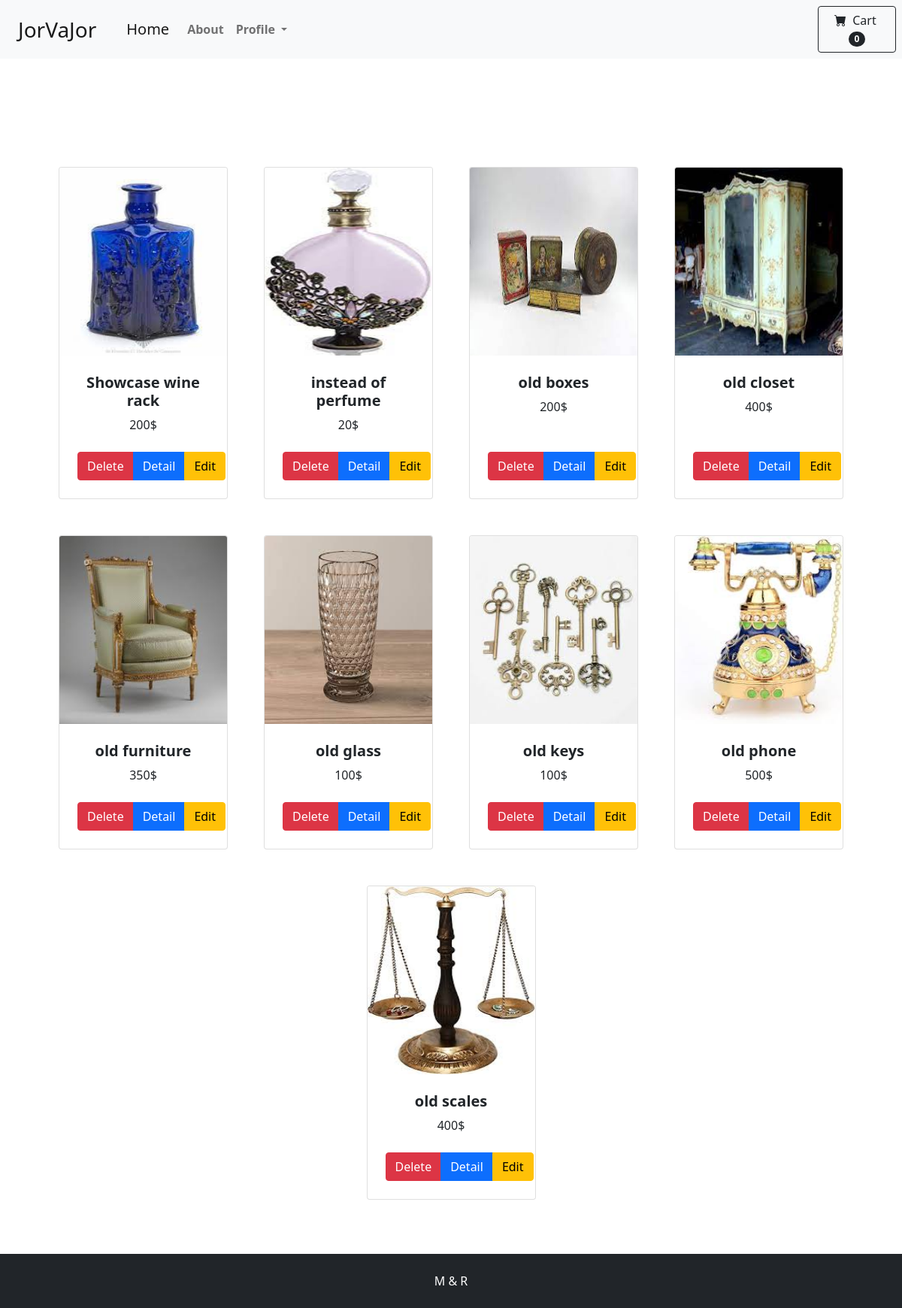
The app's page /1 (signed in), older data.
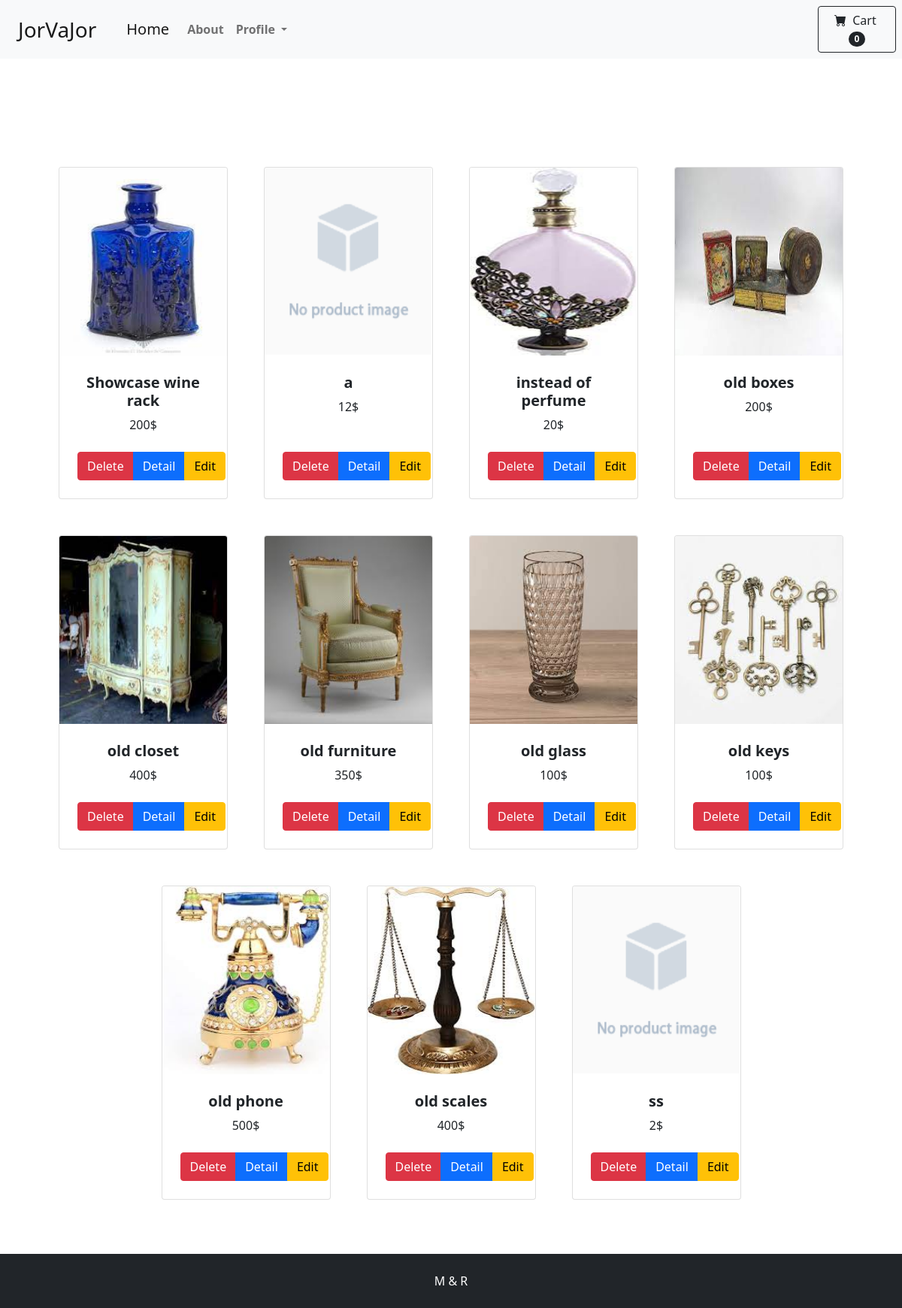
The same page, newer data.
### home/models.py (models this page shows, shortened)
class Product(models.Model):
    user = models.ForeignKey(User, related_name='products', on_delete=models.CASCADE)
    category = models.ManyToManyField(Category, related_name='products')
    name = models.CharField(max_length=200)
    slug = models.SlugField(max_length=200, unique=True)
    image = models.ImageField(blank=True, upload_to='image/', default='image/download.png')
    description = RichTextField()
    price = models.IntegerField()
    available = models.BooleanField(default=True)
    created_time = models.DateTimeField(auto_now_add=True)
    updated_time = models.DateTimeField(auto_now=True)
    class Meta:
        ordering = ('name',)

### home/views.py (the view)
# urls.py: path('<int:pk>', MyPostsView.as_view(), name='my_post'),
class MyPostsView(LoginRequiredMixin, View):
    def get(self, request, pk):
        products = Product.objects.filter(user=request.user)
        return render(request, 'home/my_posts.html', {'products': products})

### home/templates/home/my_posts.html
{% extends 'index.html' %}
{% load static %}
{% block content %}
    <section class="py-5">
        <div class="container px-4 px-lg-5 mt-5">
            <div class="row gx-4 gx-lg-5 row-cols-2 row-cols-md-3 row-cols-xl-4 justify-content-center">
                {% for product in products %}
                    <div class="col mb-5">
                        <div class="card h-100">
                            {% if product.image %}
                                <img class="card-img-top" src="{{ product.image.url  | default:"{% static 'img/download.png '%}"}}" alt="..." height="250"/>
                            {% endif %}
                            <div class="card-body p-4">
                                <div class="text-center">
                                    <h5 class="fw-bolder">{{ product.name }}</h5>
                                    {{ product.price }}$
                                </div>
                            </div>
                            <div class="card-footer p-4 pt-0 border-top-0 bg-transparent text-center">
                                <div class="btn-group " role="group" aria-label="Basic mixed styles example">
                                    <a type="button" class="btn btn-danger" href="{% url 'homa:post_delete' product.pk %}">Delete</a>
                                    <a type="button" class="btn btn-primary"
                                            href="{% url 'homa:post_detail' product.pk %}">Detail
                                    </a>
                                    <a type="button" class="btn btn-warning" href="{% url 'homa:post_edit' product.pk %}">Edit</a>
                                </div>
                            </div>
                        </div>
                    </div>
                {% endfor %}
            </div>
        </div>
    </section>
{% endblock %}

Row changes from the older to the newer data that the page shows:
added Product: image (picture), name "a", price "12"
added Product: image (picture), name "ss", price "2"
